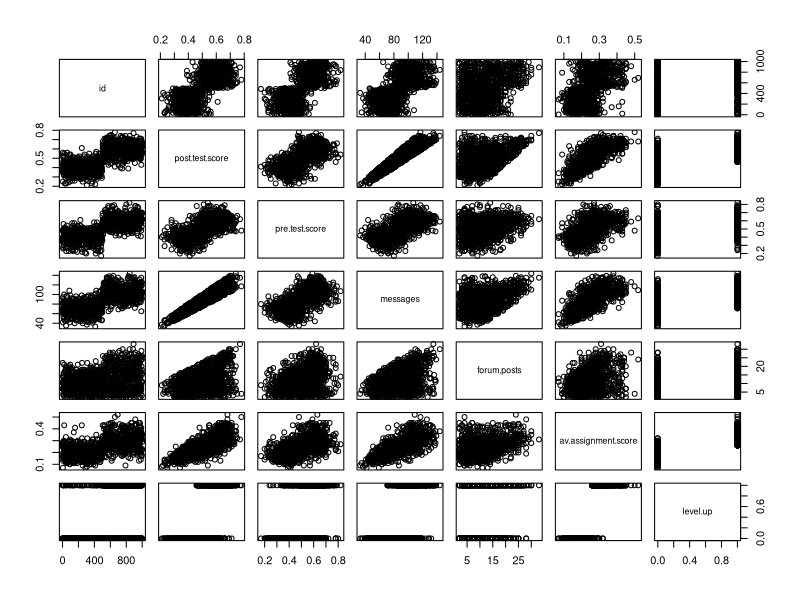
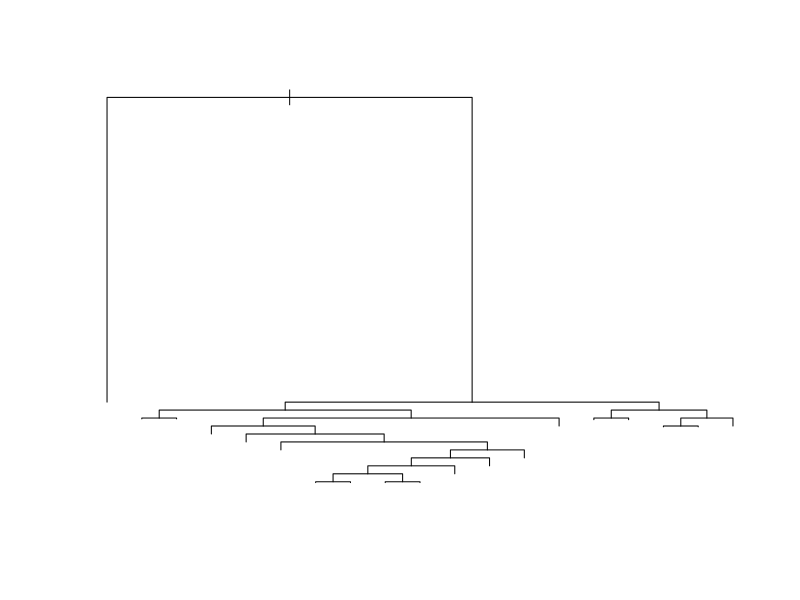
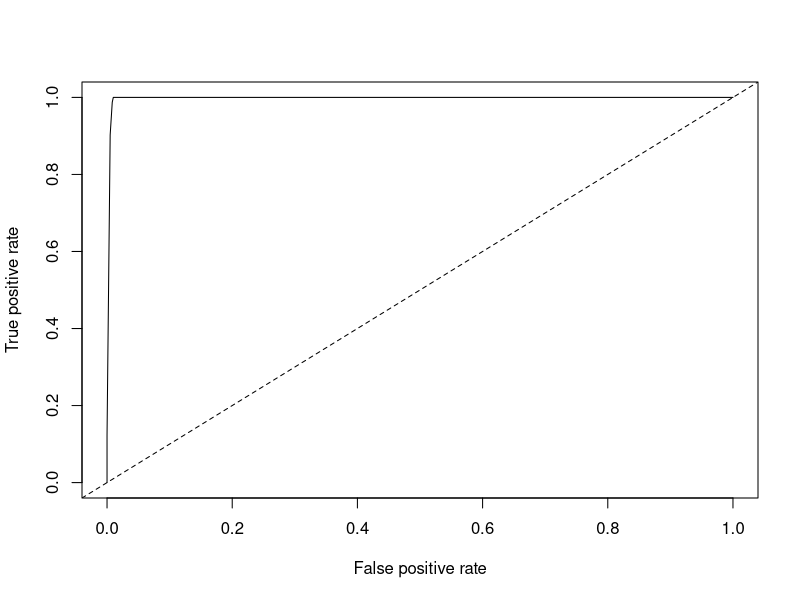
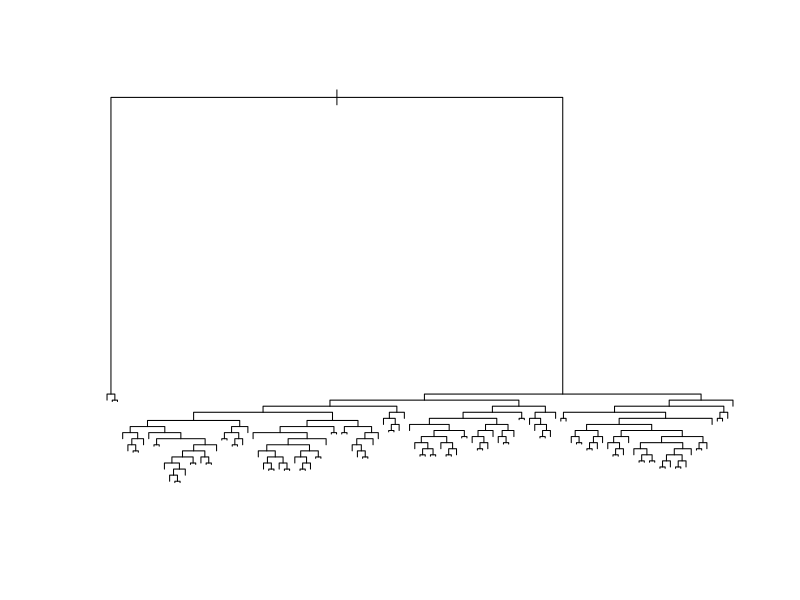
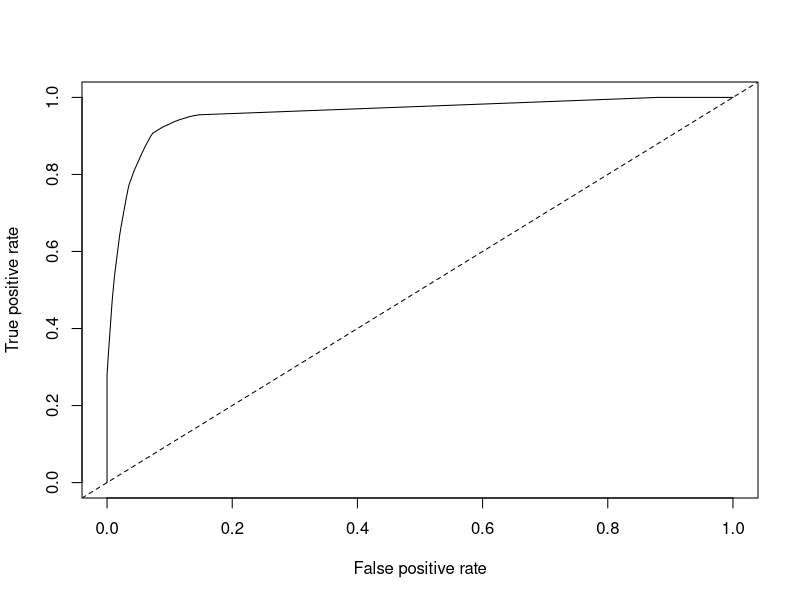

Source code (R) for these figures, in order:
## ---- chunk 1
library(ggplot2)
library(dplyr)
library(tidyr)

data <- read.csv("online.data.csv")
## ---- chunk 2
#Start by creating histograms of the distributions for all variables (#HINT: look up "facet" in the ggplot documentation)
data$level.up <- ifelse(data$level.up == "yes", 1,0)
data2 <- gather(data, "measure", "score", -id)
p <- ggplot(data2, aes(score)) + 
  facet_wrap(~measure, scales ="free") + geom_histogram()

#Then visualize the relationships between variables
pairs(data)

#Try to capture an intution about the data and the relationships
## ---- chunk 3
#Create a classification tree that predicts whether a student "levels up" in the online course using three variables of your choice (As we did last time, set all controls to their minimums)
library(rpart)
c.tree <- rpart(level.up ~ forum.posts + pre.test.score+av.assignment.score, 
                 method = "class", data = data, 
                 control=rpart.control(minsplit=1, minbucket=1, cp=0.001))

#Plot and generate a CP table for your tree 
printcp(c.tree)
plot(c.tree)

#Generate a probability value that represents the probability that a student levels up based your classification tree 

data$pred <- predict(c.tree, type = "prob")[,2]#Last class we used type = "class" which predicted the classification for us, this time we are using type = "prob" to see the probability that our classififcation is based on.
## ---- chunk 4
# install.packages("ROCR")
library(ROCR)

#Plot the curve
pred.detail <- prediction(data$pred, data$level.up) 
plot(performance(pred.detail, "tpr", "fpr"))
abline(0, 1, lty = 2)

#Calculate the Area Under the Curve
unlist(slot(performance(pred.detail,"auc"), "y.values"))#Unlist liberates the AUC value from the "performance" object created by ROCR

#Now repeat this process, but using the variables you did not use for the previous model and compare the plots & results of your two models. Which one do you think was the better model? Why?
c.tree2 <- rpart(level.up ~ messages + forum.posts, method = "class", 
                 data = data,
                 control=rpart.control(minsplit=1, minbucket=1,cp=0.001))
printcp(c.tree2)
plot(c.tree2)
data$pred1 <- predict(c.tree2, type = "prob")[,2]
pred.detail1 <- prediction(data$pred1, data$level.up) 
plot(performance(pred.detail1, "tpr", "fpr"))
abline(0, 1, lty = 2)
## ---- chunk 5
#Look at the ROC plot for your first model. Based on this plot choose a probability threshold that balances capturing the most correct predictions against false positives. Then generate a new variable in your data set that classifies each student according to your chosen threshold.

data$threshold.pred1 <- ifelse(data$pred >= 0.6, 1, 0)

data$truepos.model1 <- ifelse(data$level.up == "1" & data$threshold.pred1 == "1", 
                              1, 0)
data$falsepos.model1 <- ifelse(data$level.up == "0" & data$threshold.pred1 == "1",
                               1, 0)
data$falseneg.model1 <- ifelse(data$level.up == "1" & data$threshold.pred1 == "0",
                               1, 0)

#Now generate three diagnostics:

data$accuracy.model1 <- mean(ifelse(data$level.up == data$threshold.pred1, 1, 0))

data$precision.model1 <- sum(data$truepos.model1)/(sum(data$truepos.model1) 
                                                 + sum(data$falsepos.model1))

data$recall.model1 <- sum(data$truepos.model1)/(sum(data$truepos.model1) 
                                              + sum(data$falseneg.model1))

#Finally, calculate Kappa for your model according to:

#First generate the table of comparisons
table1 <- table(data$level.up, data$threshold.pred1)

#Convert to matrix
matrix1 <- as.matrix(table1)

#Calculate kappa
kappa(matrix1, exact = TRUE)/kappa(matrix1)

#Now choose a different threshold value and repeat these diagnostics. What conclusions can you draw about your two thresholds?

data$threshold.pred2 <- ifelse(data$pred >= 0.9, 1, 0)

data$truepos.model2 <- ifelse(data$level.up == "1" & data$threshold.pred2 == "1", 
                              1, 0)
data$falsepos.model2 <- ifelse(data$level.up == "0" & data$threshold.pred2 == "1",
                               1, 0)
data$falseneg.model2 <- ifelse(data$level.up == "1" & data$threshold.pred2 == "0",
                               1, 0)

data$accuracy.model2 <- mean(ifelse(data$level.up == data$threshold.pred2, 1, 0))

data$precision.model2 <- sum(data$truepos.model2)/(sum(data$truepos.model2) 
                                                 + sum(data$falsepos.model2))

data$recall.model2 <- sum(data$truepos.model2)/(sum(data$truepos.model2) 
                                              + sum(data$falseneg.model2))

table2 <- table(data$level.up, data$threshold.pred2)

matrix2 <- as.matrix(table2)

kappa(matrix2, exact = TRUE)/kappa(matrix2)
